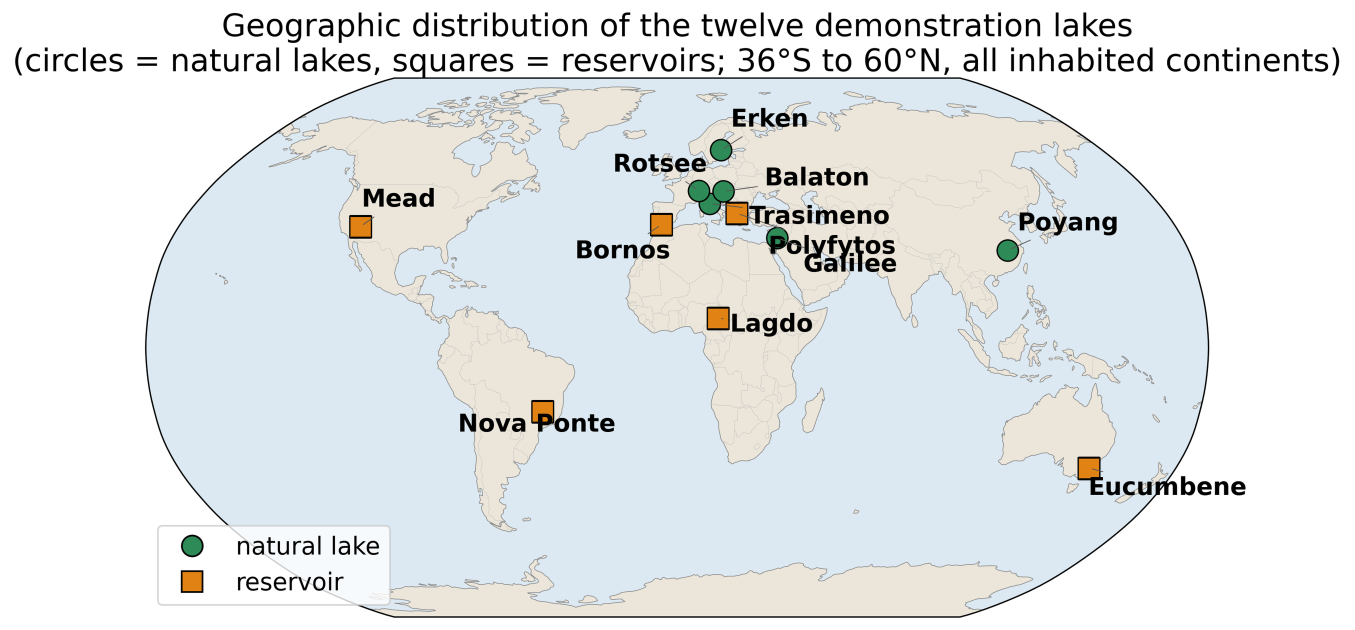
#> input picture docs/figure_lake_map.png, 5417 x 2518 px, found by its file name (shown at 1/4 size); its folder holds 3 pictures in this run
$ python make_graphical_abstract.py
#> lines starting #> are read from the running program, lines starting #| are printed output that depends on the picture
"""
make_graphical_abstract.py -- Elsevier graphical abstract for LakeForcing.
Plate-assembled from the paper's own data: stage 1 is the global lake map (real
paper figure); stages 2-4 are clean single panels rendered directly from the
released forcing/trajectory NetCDFs (no titles, colorbars or neighbouring panels
to clip). Each stage sits, undistorted, inside a titled rounded box; arrows link
the stages; a results banner sits below. >=300 dpi.

  python src/make_graphical_abstract.py
"""
import json
from pathlib import Path
import numpy as np
import xarray as xr
from PIL import Image
import matplotlib
matplotlib.use("Agg")
import matplotlib.pyplot as plt
from matplotlib.patches import FancyBboxPatch, FancyArrowPatch
import matplotlib.patheffects as pe

ROOT = Path(r"C:/Users/vaspapa/Desktop/LakeForcing_OpenDrift")
DOCS, OUT = ROOT / "docs", ROOT / "output"
PAN, CORE, ARR, PANE = "#ffffff", "#c0392b", "#23456b", "#c4d2e2"
FIGW, FIGH = 10.0, 4.7


# [7 lines left out: function _crop_wet, not called in this run]


def draw_current(ax, prefix):
    ds = xr.open_dataset(OUT / f"{prefix}_forcing.nc")
    u = np.nanmean(ds["u"].isel(depth=0).values, axis=0)
    v = np.nanmean(ds["v"].isel(depth=0).values, axis=0)
    spd = np.hypot(u, v); fin = spd[np.isfinite(spd)]
    vmax = np.nanpercentile(fin, 97) if fin.size else 0.05
    ax.set_facecolor("#e9e9e9")
    cmap = plt.get_cmap("turbo").copy(); cmap.set_bad(alpha=0)
    ax.pcolormesh(ds.lon, ds.lat, np.ma.masked_invalid(spd), cmap=cmap,
                  vmin=0, vmax=max(vmax, 1e-3), shading="auto")
    _crop_wet(ax, ds.lon.values, ds.lat.values, np.isfinite(spd))
    ax.set_aspect("equal"); ax.set_anchor("C"); ax.set_xticks([]); ax.set_yticks([])
    ds.close()


# [42 lines left out: functions draw_section, draw_traj, not called in this run]


# stage: (drawer, title, edge colour)
STAGES = [
    ("map",   "Open global data\nbathymetry + ERA5", PANE),
    ("current", "Coupled Delft3D\nFLOW + WAVE (SWAN)", PANE),
    ("section", "σ-to-z CF-NetCDF\nexport", CORE),
    ("traj",  "OpenDrift\nparticle transport", PANE),
]


def main():
    fig = plt.figure(figsize=(FIGW, FIGH))
    bg = fig.add_axes([0, 0, 1, 1]); bg.set_xlim(0, 1); bg.set_ylim(0, 1); bg.axis("off")
    bg.text(0.5, 0.955, "LakeForcing: from open data to lake transport "
            "forcing", ha="center", va="center", fontsize=14.5, fontweight="bold",
            color="#15233a")

    L, gap = 0.018, 0.045
    bw = (1 - 2 * L - 3 * gap) / 4
    yb, yt = 0.300, 0.855
    h = yt - yb
    ymid = (yb + yt) / 2
    lake_map = np.asarray(Image.open(DOCS / "figure_lake_map.png").convert("RGB"))

    for i, (kind, title, ec) in enumerate(STAGES):
        x0 = L + i * (bw + gap)
        bg.add_patch(FancyBboxPatch((x0 + 0.004, yb - 0.008), bw, h,
                     boxstyle="round,pad=0.004,rounding_size=0.018", fc="#000000",
                     ec="none", alpha=0.08, zorder=1))
        bg.add_patch(FancyBboxPatch((x0, yb), bw, h,
                     boxstyle="round,pad=0.004,rounding_size=0.018", fc=PAN, ec=ec,
                     lw=2.4 if ec == CORE else 1.4, zorder=2))
        bg.text(x0 + bw / 2, yt - 0.030, title, ha="center", va="top", fontsize=8.7,
                fontweight="bold", color=CORE if ec == CORE else "#1a1a1a", zorder=4)
        area = [x0 + 0.012, yb + 0.030, bw - 0.024, (yt - 0.120) - (yb + 0.030)]
        ax = fig.add_axes(area, zorder=3)
        if kind == "map":
            ax.imshow(lake_map, aspect="equal"); ax.set_anchor("C"); ax.axis("off")
        elif kind == "current":
            draw_current(ax, "polyfytos")
        elif kind == "section":
            draw_section(ax, "erken")
        else:
            draw_traj(ax, "poyang")

    for i in range(3):
        xa = L + i * (bw + gap) + bw
        xb = L + (i + 1) * (bw + gap)
        a = FancyArrowPatch((xa + 0.003, ymid), (xb - 0.003, ymid), arrowstyle="-|>",
                            mutation_scale=17, lw=2.6, color=ARR, zorder=6)
        a.set_path_effects([pe.withStroke(linewidth=4.5, foreground="white")])
        bg.add_patch(a)

    bg.add_patch(FancyBboxPatch((L, 0.045), 1 - 2 * L, 0.205,
                 boxstyle="round,pad=0.004,rounding_size=0.02", fc="#eef3f9",
                 ec="#c4d2e2", lw=1.3, zorder=1))
    bg.text(0.5, 0.193, "One unmodified pipeline — demonstrated on 12 lakes across "
            "all inhabited continents (36°S–60°N)", ha="center", va="center",
            fontsize=10.8, fontweight="bold", color="#15233a", zorder=4)
    bg.text(0.5, 0.100, "36-h surface drift 0.34–3.7 km   ·   benchmarked vs an "
            "expert model (0.85 °C, 1.5 cm s⁻¹) and satellite LSWT", ha="center",
            va="center", fontsize=9.6, color="#333", zorder=4)

    for out in (DOCS / "graphical_abstract.png", ROOT / "paper" / "GraphicalAbstract.png"):
        fig.savefig(out, dpi=500, facecolor="white", bbox_inches="tight", pad_inches=0.05)
        print("wrote", out)
    plt.close(fig)


if __name__ == "__main__":
    main()
#> (the call stopped at in draw_current, `ds = xr.open_dataset(OUT / f"{prefix}_forcing.nc")`: xarray is not available in this run)
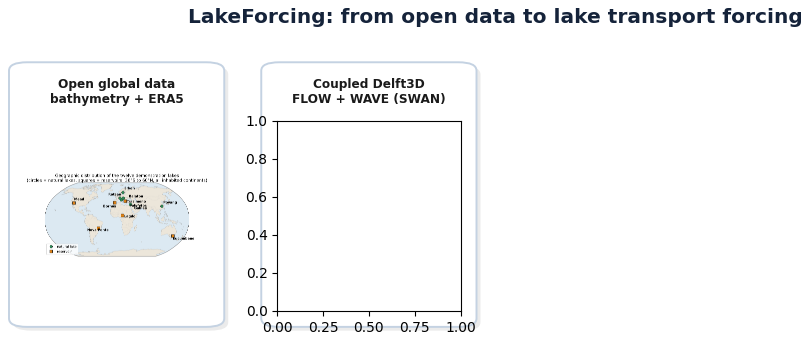
#> figure drawn by matplotlib, 2 panels
